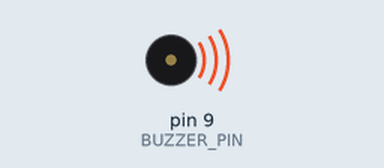
Bench run of a sketch on a simulated Arduino Uno, built with avr-gcc and run on an emulated ATmega328P. Shown: buzzer (waves = sounding). What the sketch prints to the serial monitor is not drawn.

Above: at 2.4 s.
At 26.2 s:
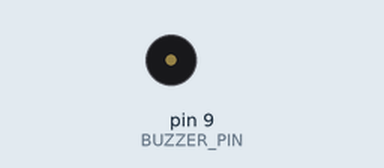
Timing chart, 0 to 31.0 s (numbered marks = the images above):
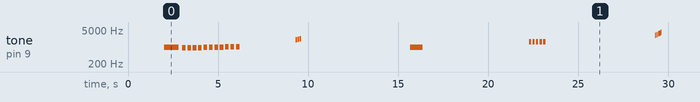

The sketch:

sentinel_bci_optimal.ino
```cpp
// sentinel_bci_optimal.ino
// Sentinel Cortex BCI - Phase 0 Optimal Protocol
// Author: Sentinel Cortex Research Team
// Date: Dec 31, 2025

#include <math.h>

#define BUZZER_PIN 9
#define BASE_FREQ 972 // Skull resonance [web:284]
#define PHI_FREQ 1618 // Golden ratio kHz [web:311]

// Fibonacci Base-60 sequence (first 20)
int fib60[] = {0,  1,  1,  2,  3,  5,  8,  13, 21, 34,
               55, 29, 24, 53, 17, 10, 27, 37, 4,  41};

void setup() {
  pinMode(BUZZER_PIN, OUTPUT);
  Serial.begin(115200);
  Serial.println("🚀 SENTINEL BCI PHASE 0 - OPTIMAL PROTOCOL");
  Serial.println("📊 Metrics: Latency, Resonance, Qualia Detection");
  delay(2000);
}

void loop() {
  // PHASE 1: SKULL RESONANCE VALIDATION (972 Hz)
  skullResonanceTest();
  delay(3000);

  // PHASE 2: QUALIA SYNESTHESIA TESTS
  qualiaKernelIntrusion();
  delay(4000);

  qualiaSystemSecure();
  delay(4000);

  qualiaAxionDetected();
  delay(4000);

  qualiaThreatCritical();
  delay(5000);

  // PHASE 3: FIBONACCI BASE-60 PATTERN RECOGNITION
  fibonacciBase60Test();
  delay(5000);
}

void skullResonanceTest() {
  Serial.println("🔬 [TEST 1] SKULL RESONANCE (972 Hz)");
  Serial.println("   Expected: Vibration spreads through cranium");

  // Pure 972 Hz resonance
  tone(BUZZER_PIN, BASE_FREQ, 800);
  delay(1000);

  // Sweep ±50 Hz to find exact resonance
  for (int f = BASE_FREQ - 50; f <= BASE_FREQ + 50; f += 10) {
    tone(BUZZER_PIN, f, 200);
    delay(300);
  }

  noTone(BUZZER_PIN);
  Serial.println("   ✓ Resonance test complete");
}

void qualiaKernelIntrusion() {
  Serial.println("🛡️ [QUALIA 1] KERNEL INTRUSION");
  Serial.println("   Expected: Metallic taste + cold shiver + nape alert");

  // Sharp metallic pulses (2-2.2 kHz)
  for (int i = 0; i < 3; i++) {
    tone(BUZZER_PIN, 2000 + (i * 100), 80);
    delay(120);
  }
  delay(2000);
}

void qualiaSystemSecure() {
  Serial.println("✅ [QUALIA 2] SYSTEM SECURE");
  Serial.println("   Expected: Warmth + chest confidence");

  // Gentle 972 Hz warmth pulses
  for (int i = 0; i < 4; i++) {
    tone(BUZZER_PIN, BASE_FREQ, 250);
    delay(150);
  }
  delay(2000);
}

void qualiaAxionDetected() {
  Serial.println("🌌 [QUALIA 3] AXION DETECTED");
  Serial.println("   Expected: Golden flash + frontal euphoria");

  // Phi sequence (1.618 kHz harmonic series)
  int phi_freqs[] = {1618, 1620, 1615, 1625, 1610};
  for (int i = 0; i < 5; i++) {
    tone(BUZZER_PIN, phi_freqs[i], 120);
    delay(200);
  }
  delay(2000);
}

void qualiaThreatCritical() {
  Serial.println("🚨 [QUALIA 4] THREAT CRITICAL");
  Serial.println("   Expected: Sharp sting + base skull alarm");

  // Escalating threat alarm (3-4 kHz)
  for (int f = 3000; f <= 4000; f += 250) {
    tone(BUZZER_PIN, f, 60);
    delay(80);
  }
  delay(2500);
}

void fibonacciBase60Test() {
  Serial.println("🧮 [TEST 2] FIBONACCI BASE-60 RECOGNITION");
  Serial.println("   Expected: Natural harmonic pattern recognition");

  Serial.print("Fibonacci Base-60 Sequence: ");
  for (int i = 0; i < 20; i++) {
    Serial.print(fib60[i]);
    if (i < 19)
      Serial.print(",");
  }
  Serial.println();

  // Play Fibonacci sequence mapped to frequencies
  for (int i = 0; i < 20; i++) {
    int freq = 500 + (fib60[i] * 12); // 500-1100 Hz range
    Serial.print("F[" + String(i) + "]=" + String(freq) + "Hz ");

    tone(BUZZER_PIN, freq, 180);
    delay(220);
  }
  Serial.println(" ✓ Fibonacci test complete");
}
```

Measured:
- by itself, tone on pin 9 (BUZZER_PIN): plays 972 Hz for 0.80 s, 922 Hz for 0.20 s, 932 Hz for 0.20 s, 942 Hz for 0.20 s, 952 Hz for 0.20 s, 962 Hz for 0.20 s … (135 notes in this stretch)
